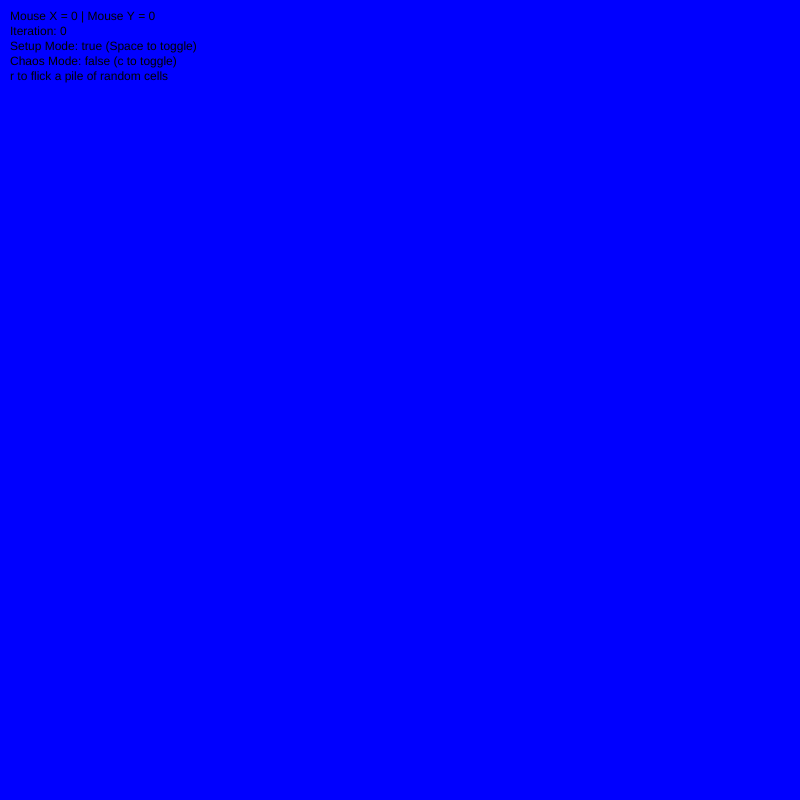
Frame 1 (no input)
Frame 60 (no input): identical to frame 1, image omitted
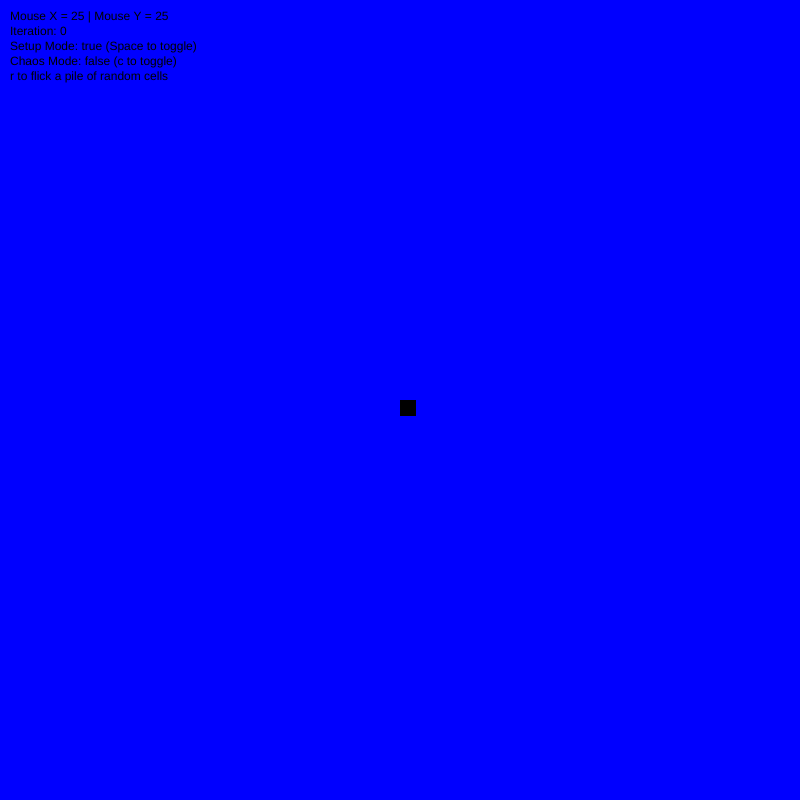
Frame 120 (the mouse pressed at the canvas centre since frame 60)

The p5.js sketch that drew these frames (run headless with seeded random() and noise() and a simulated clock; from frame 60 on, the mouse is pressed at the canvas centre):

// p5.js sketch
// ── sketch.js
// afc_05_cells_n_stuff
// Dima Konev
// September 19 2017

//resolution
var resX;
var resY;

//the two fields
var lifeField = [];
var lifeField2 = [];

//variables for swapping around
var currentLF;
var lastLF;
var temp;

//dimensions of the field
var a;
var b;

var iterations = 0;

//mode to place cells
var setupMode = true;
//mode where each cell has a 1 in 10000 chance of randomly changing 
var chaos = false;



function setup() {
    res = 16;
    resX = res;
    resY = res;

    createCanvas(800, 800);
    //get dimensions
    a = parseInt(width/resX);
    b = parseInt(height/resY);

    //create two empty fields
    for(var i = 0; i < a; i++) {
        lifeField[i] = [];
        lifeField2[i] = [];
        for(var j = 0; j < b; j++) {
            lifeField[i][j] = false;
            lifeField2[i][j] = false;
        }
    }

    currentLF = lifeField;
    lastLF = lifeField2;
}

//toggles cell at x, y
function flickCell(x, y) {
   if (currentLF[x][y] == false) {
       currentLF[x][y] = true;
   }
   else {
       currentLF[x][y] = false;
   }
}

function getLastCell(x, y) {
    //wraparound
    if(x < 0) {
        return true;
        x = a + x;
    }
    else if (x >= a) {
        return true;
        x = x - a;
    }

    if(y < 0) {
        return true;
        y = b + y;
    }
    else if (y >= b) {
        return true;
        y = b - y;
    }

    return lastLF[x][y];
}


function wrapX(x) {
    if(x < 0) {
        x = a - 1;
    }
    else if (x >= a) {
        x = 0;
    }
    return x;
}
function wrapY(y) {
    if(y < 0) {
        y = b - 1;
    }
    else if (y >= b) {
        y = 0;
    }
    return y;
}
function neighborCountV(x, y) {
    var neighbors = 0;

    var j = 0;
    for(var i = -1; i <= 1; i++) {
        //don't count the cell itself
        if(Math.abs(i) == Math.abs(j)) {
            continue;
        } 
        
        //wrap around
        var nx = x + i;
        var ny = y + j;

        if(getLastCell(nx, ny) == true) {
            neighbors++;
        }
    }
    return neighbors;
}
function neighborCountH(x, y) {
    var neighbors = 0;

    var i = 0;
    for(var j = -1; j <= 1; j++) {
        //don't count the cell itself
        if(Math.abs(i) == Math.abs(j)) {
            continue;
        } 
        
        //wrap around
        var nx = x + i;
        var ny = y + j;

        if(getLastCell(nx, ny) == true) {
            neighbors++;
        }
    }
    return neighbors;
}
//returns the count of neighbors a cell has
function neighborCountVN(x, y) {
    var neighbors = 0;

    for(var i = -1; i <= 1; i++) {
        for(var j = -1; j <= 1; j++) {
            //don't count the cell itself
            if(Math.abs(i) == Math.abs(j)) {
                continue;
            } 
            
            //wrap around
            var nx = x + i;
            var ny = y + j;

            if(getLastCell(nx, ny) == true) {
                neighbors++;
            }
        }
    }
    return neighbors;
}
//returns the count of neighbors a cell has
function neighborCount(x, y) {
    var neighbors = 0;

    for(var i = -1; i <= 1; i++) {
        for(var j = -1; j <= 1; j++) {
            //don't count the cell itself
            if(i == 0 && j == 0) {
                continue;
            } 
            
            //wrap around
            var nx = x + i;
            var ny = y + j;

            if(getLastCell(nx, ny) == true) {
                neighbors++;
            }
        }
    }
    return neighbors;
}


//step process for a single cell
function cellStep(x, y) {
    if (lastLF[x][y] == false) {
        if ((neighborCountV(x, y) == 2 || neighborCountH(x, y) == 2) && (neighborCount(x, y) < 5)){
            currentLF[x][y] = true;
            return;
        }
        if (neighborCountVN(x, y) == 1) {
            if (neighborCount(x, y) == 1 && Math.floor(random(0, 100)) > 70) {
                currentLF[x][y] = true;
            }
            else if (neighborCount(x, y) == 2) {
                if (Math.floor(random(0, 100)) == 88) {
                    currentLF[x][y] = true;
                }
            }
        }
    }
    else {
        currentLF[x][y] = true;
    }
}

//swaps the two fields
function swapFields() {
    temp = currentLF;
    currentLF = lastLF;
    lastLF = temp;
}

//perform a single step
function lifeStep() {
    swapFields();
    for(var i = 0; i < a; i++) {
        for(var j = 0; j < b; j++) {
            cellStep(i, j);
        }
    }
}
function keyPressed() {
    //mode to place cells on screen
    if (key == ' ') {
        setupMode = !setupMode;
    }
    if (keyCode === 67) {
        chaos = !chaos;
    }
    //place a bunch of random cells on screen
    if (keyCode === 82) {
        for(var i = 0; i < a; i++) {
            for(var j = 0; j < b; j++) {
                var r = parseInt(random(0, 2));
                if (r == 1) {
                    flickCell(i, j);
                }
            }
        }
    }
    if (keyCode === 190) {
        lifeStep();
    }
    if (keyCode === 188) {
        swapFields();
    }
}

//toggle cell where the mouse is
function mousePressed() {
    if (setupMode == true) {
        flickCell(parseInt(mouseX/resX), parseInt(mouseY/resY));
        print(neighborCountVN(parseInt(mouseX/resX), parseInt(mouseY/resY)));
    }
}



function draw() {
    
    //change background depending on mode
    if(setupMode == false) {
        if(chaos == true) {
            background(255, 0, 0);
        }
        else {
            background(0, 255, 0);
        }
        //only swap field pointers if not in setup mode
        swapFields();
    }
    else {
        background(0, 0, 255);
    }

    strokeWeight(0);
    //combine rendering and performing live steps
    for(var i = 0; i < a; i++) {
        for(var j = 0; j < b; j++) {
            //only step if not in setup mode
            if(setupMode == false) {
                cellStep(i, j); 
                
                if (chaos == true) {
                    //life's not fair
                    var chance = parseInt(random(0,10000));
                    if (chance == 988) {
                        flickCell(i, j);
                        continue;
                    }
                }
            }
                
            //fill empty cell
            if(currentLF[i][j] == false) {
                if (neighborCountVN(i, j) == 1) {
                    fill(0, 0, 255);
                }
                if (neighborCount(i, j) == 2) {
                    fill(255, 0, 0);
                }
                else if (lastLF[i][j] == true) {
                    fill(170, 170, 170, 200);
                } else {
                    fill(200, 200, 200, 200);
                }
            }
            //fill cell that's filled
            else if (currentLF[i][j] == true) {
                fill(0, 0, 0);
                rect(i * resX, j * resY, resX, resY);
            }

            //draw cell
        }
    }
    if(setupMode == false) {
        //only increase iterations if not paused
        iterations++;
    }

    //print info
    fill(0,0,0);
    text('Mouse X = ' + parseInt(mouseX/resX) + " | Mouse Y = " + parseInt(mouseY/resY) +
         "\nIteration: " + iterations + 
         "\nSetup Mode: " + setupMode + " (Space to toggle)" + 
         "\nChaos Mode: " + chaos + " (c to toggle)" + 
         "\nr to flick a pile of random cells",
         10, 20);
}
